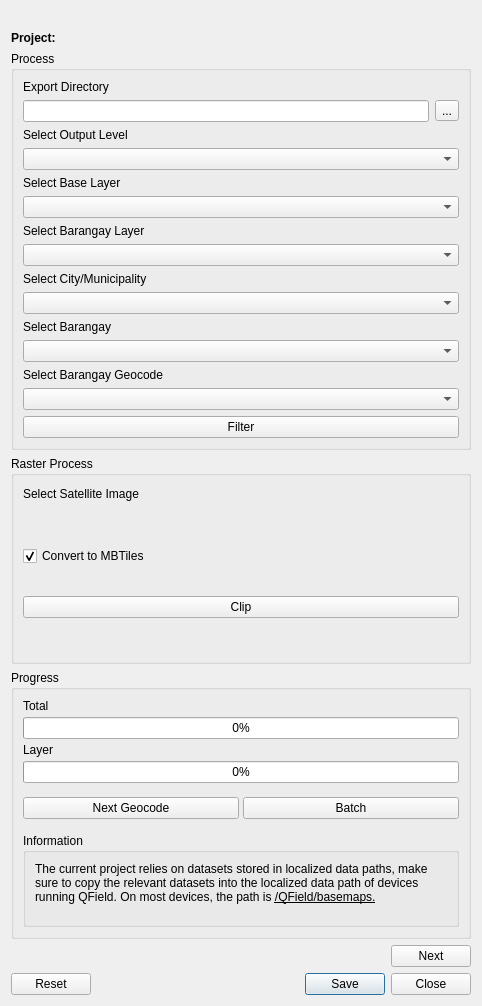
<?xml version="1.0" encoding="UTF-8"?>
<ui version="4.0">
 <class>QFieldPackageDialogBase</class>
 <widget class="QDialog" name="QFieldPackageDialogBase">
  <property name="geometry">
   <rect>
    <x>0</x>
    <y>0</y>
    <width>482</width>
    <height>989</height>
   </rect>
  </property>
  <property name="windowTitle">
   <string>Package for QField</string>
  </property>
  <property name="sizeGripEnabled">
   <bool>false</bool>
  </property>
  <property name="modal">
   <bool>false</bool>
  </property>
  <layout class="QVBoxLayout" name="verticalLayout_3">
   <item>
    <widget class="QLabel" name="photo">
     <property name="text">
      <string/>
     </property>
     <property name="pixmap">
      <pixmap>../resources/qfield.png</pixmap>
     </property>
     <property name="alignment">
      <set>Qt::AlignCenter</set>
     </property>
    </widget>
   </item>
   <item>
    <layout class="QHBoxLayout" name="horizontalLayout_2">
     <property name="topMargin">
      <number>0</number>
     </property>
     <item>
      <widget class="QLabel" name="label_2">
       <property name="text">
        <string>&lt;html&gt;&lt;head/&gt;&lt;body&gt;&lt;p&gt;&lt;span style=&quot; font-weight:600;&quot;&gt;Project:&lt;/span&gt;&lt;/p&gt;&lt;/body&gt;&lt;/html&gt;</string>
       </property>
       <property name="textFormat">
        <enum>Qt::RichText</enum>
       </property>
      </widget>
     </item>
     <item>
      <widget class="QLabel" name="project_lbl">
       <property name="sizePolicy">
        <sizepolicy hsizetype="MinimumExpanding" vsizetype="Preferred">
         <horstretch>0</horstretch>
         <verstretch>0</verstretch>
        </sizepolicy>
       </property>
       <property name="text">
        <string/>
       </property>
      </widget>
     </item>
    </layout>
   </item>
   <item>
    <widget class="QStackedWidget" name="stackedWidget">
     <property name="currentIndex">
      <number>1</number>
     </property>
     <widget class="QWidget" name="projectCompatibilityPage">
      <layout class="QVBoxLayout" name="verticalLayout_2">
       <property name="leftMargin">
        <number>0</number>
       </property>
       <property name="topMargin">
        <number>0</number>
       </property>
       <property name="rightMargin">
        <number>0</number>
       </property>
       <property name="bottomMargin">
        <number>0</number>
       </property>
       <item>
        <widget class="QLabel" name="feedbackLabel">
         <property name="text">
          <string>The project check provides automatic feedback for some common mistakes when using QField, QFieldSync and QFieldCloud. Lines starting with ERROR show problems in your project configuration that must be fixed before proceeding. Lines starting with WARNING are suggestions what you can improve.</string>
         </property>
         <property name="wordWrap">
          <bool>true</bool>
         </property>
        </widget>
       </item>
       <item>
        <layout class="QVBoxLayout" name="feedbackTableWrapperLayout"/>
       </item>
       <item>
        <spacer name="verticalSpacer">
         <property name="orientation">
          <enum>Qt::Vertical</enum>
         </property>
         <property name="sizeType">
          <enum>QSizePolicy::Preferred</enum>
         </property>
         <property name="sizeHint" stdset="0">
          <size>
           <width>20</width>
           <height>40</height>
          </size>
         </property>
        </spacer>
       </item>
      </layout>
     </widget>
     <widget class="QWidget" name="packagePage">
      <layout class="QVBoxLayout" name="verticalLayout">
       <property name="leftMargin">
        <number>0</number>
       </property>
       <property name="topMargin">
        <number>0</number>
       </property>
       <property name="rightMargin">
        <number>0</number>
       </property>
       <property name="bottomMargin">
        <number>0</number>
       </property>
       <item>
        <widget class="QGroupBox" name="groupBox">
         <property name="title">
          <string>Process</string>
         </property>
         <layout class="QGridLayout" name="gridLayout">
          <item row="2" column="0">
           <widget class="QLabel" name="label_8">
            <property name="text">
             <string>Select Output Level</string>
            </property>
           </widget>
          </item>
          <item row="14" column="0">
           <widget class="QLabel" name="label_9">
            <property name="text">
             <string>Select Barangay</string>
            </property>
           </widget>
          </item>
          <item row="5" column="0" colspan="2">
           <widget class="QComboBox" name="group_dropdown"/>
          </item>
          <item row="15" column="0" colspan="2">
           <widget class="QComboBox" name="bgy_dropdown"/>
          </item>
          <item row="19" column="0" colspan="2">
           <widget class="QComboBox" name="geocode_dropdown"/>
          </item>
          <item row="1" column="0">
           <widget class="QLineEdit" name="manualDir"/>
          </item>
          <item row="4" column="0">
           <widget class="QLabel" name="label">
            <property name="text">
             <string>Select Base Layer</string>
            </property>
           </widget>
          </item>
          <item row="18" column="0">
           <widget class="QLabel" name="label_5">
            <property name="text">
             <string>Select Barangay Geocode</string>
            </property>
           </widget>
          </item>
          <item row="3" column="0" colspan="2">
           <widget class="QComboBox" name="output_dropdown"/>
          </item>
          <item row="0" column="0">
           <widget class="QLabel" name="label_4">
            <property name="text">
             <string>Export Directory</string>
            </property>
           </widget>
          </item>
          <item row="1" column="1">
           <widget class="QToolButton" name="manualDir_btn">
            <property name="text">
             <string>...</string>
            </property>
           </widget>
          </item>
          <item row="9" column="0">
           <widget class="QLabel" name="label_7">
            <property name="text">
             <string>Select City/Municipality</string>
            </property>
           </widget>
          </item>
          <item row="25" column="0" colspan="2">
           <widget class="QPushButton" name="run_button">
            <property name="text">
             <string>Filter</string>
            </property>
           </widget>
          </item>
          <item row="6" column="0">
           <widget class="QLabel" name="label_3">
            <property name="text">
             <string>Select Barangay Layer</string>
            </property>
           </widget>
          </item>
          <item row="10" column="0" colspan="2">
           <widget class="QComboBox" name="citymun_dropdown"/>
          </item>
          <item row="7" column="0" colspan="2">
           <widget class="QComboBox" name="layer_dropdown"/>
          </item>
         </layout>
        </widget>
       </item>
       <item>
        <widget class="QGroupBox" name="gridGroupBox">
         <property name="title">
          <string>Raster Process</string>
         </property>
         <property name="flat">
          <bool>false</bool>
         </property>
         <layout class="QGridLayout" name="gridLayout_2" rowminimumheight="0,0,0,0,0,0,0">
          <property name="sizeConstraint">
           <enum>QLayout::SetDefaultConstraint</enum>
          </property>
          <property name="leftMargin">
           <number>9</number>
          </property>
          <property name="topMargin">
           <number>0</number>
          </property>
          <property name="rightMargin">
           <number>9</number>
          </property>
          <property name="bottomMargin">
           <number>3</number>
          </property>
          <property name="horizontalSpacing">
           <number>3</number>
          </property>
          <property name="verticalSpacing">
           <number>0</number>
          </property>
          <item row="6" column="0">
           <widget class="QPushButton" name="run_clip">
            <property name="text">
             <string>Clip</string>
            </property>
           </widget>
          </item>
          <item row="2" column="0">
           <widget class="QLabel" name="label_6">
            <property name="text">
             <string>Select Satellite Image</string>
            </property>
           </widget>
          </item>
          <item row="7" column="0">
           <spacer name="horizontalSpacer_2">
            <property name="orientation">
             <enum>Qt::Horizontal</enum>
            </property>
            <property name="sizeHint" stdset="0">
             <size>
              <width>40</width>
              <height>40</height>
             </size>
            </property>
           </spacer>
          </item>
          <item row="3" column="0">
           <widget class="QgsFileWidget" name="select_rasterlayer">
            <property name="maximumSize">
             <size>
              <width>16777215</width>
              <height>16777215</height>
             </size>
            </property>
           </widget>
          </item>
          <item row="4" column="0">
           <widget class="QCheckBox" name="convert_mbtiles_checkbox">
            <property name="text">
             <string>Convert to MBTiles</string>
            </property>
            <property name="checked">
             <bool>true</bool>
            </property>
           </widget>
          </item>
          <item row="5" column="0">
           <spacer name="horizontalSpacer_3">
            <property name="orientation">
             <enum>Qt::Horizontal</enum>
            </property>
            <property name="sizeHint" stdset="0">
             <size>
              <width>40</width>
              <height>30</height>
             </size>
            </property>
           </spacer>
          </item>
         </layout>
        </widget>
       </item>
       <item>
        <widget class="QGroupBox" name="progress_group">
         <property name="title">
          <string>Progress</string>
         </property>
         <layout class="QVBoxLayout" name="verticalLayout_6">
          <property name="spacing">
           <number>4</number>
          </property>
          <item>
           <widget class="QLabel" name="label_11">
            <property name="text">
             <string>Total</string>
            </property>
           </widget>
          </item>
          <item>
           <widget class="QProgressBar" name="totalProgressBar">
            <property name="value">
             <number>0</number>
            </property>
           </widget>
          </item>
          <item>
           <widget class="QLabel" name="statusLabel">
            <property name="text">
             <string>Layer</string>
            </property>
           </widget>
          </item>
          <item>
           <widget class="QProgressBar" name="layerProgressBar">
            <property name="value">
             <number>0</number>
            </property>
           </widget>
          </item>
          <item>
           <layout class="QHBoxLayout" name="horizontalLayout_3" stretch="0,0">
            <property name="topMargin">
             <number>10</number>
            </property>
            <property name="rightMargin">
             <number>0</number>
            </property>
            <property name="bottomMargin">
             <number>10</number>
            </property>
            <item>
             <widget class="QPushButton" name="next_geocode">
              <property name="text">
               <string>Next Geocode</string>
              </property>
             </widget>
            </item>
            <item>
             <widget class="QPushButton" name="run_batch">
              <property name="text">
               <string>Batch</string>
              </property>
             </widget>
            </item>
           </layout>
          </item>
          <item>
           <widget class="QGroupBox" name="infoGroupBox">
            <property name="title">
             <string>Information</string>
            </property>
            <layout class="QGridLayout" name="gridLayout_8">
             <property name="bottomMargin">
              <number>0</number>
             </property>
             <item row="0" column="0">
              <widget class="QLabel" name="infoLocalizedPresentLabel">
               <property name="sizePolicy">
                <sizepolicy hsizetype="Preferred" vsizetype="Minimum">
                 <horstretch>0</horstretch>
                 <verstretch>0</verstretch>
                </sizepolicy>
               </property>
               <property name="text">
                <string>The current project relies on datasets stored in localized data paths, make sure to copy the relevant datasets into the localized data path of devices running QField. On most devices, the path is &lt;u&gt;/QField/basemaps.&lt;/u&gt;</string>
               </property>
               <property name="wordWrap">
                <bool>true</bool>
               </property>
              </widget>
             </item>
             <item row="1" column="0">
              <widget class="QLabel" name="infoLocalizedLayersLabel">
               <property name="sizePolicy">
                <sizepolicy hsizetype="Preferred" vsizetype="Minimum">
                 <horstretch>0</horstretch>
                 <verstretch>0</verstretch>
                </sizepolicy>
               </property>
               <property name="text">
                <string/>
               </property>
               <property name="wordWrap">
                <bool>true</bool>
               </property>
              </widget>
             </item>
            </layout>
           </widget>
          </item>
         </layout>
        </widget>
       </item>
      </layout>
     </widget>
    </widget>
   </item>
   <item>
    <layout class="QHBoxLayout" name="horizontalLayout">
     <property name="topMargin">
      <number>0</number>
     </property>
     <item>
      <spacer name="horizontalSpacer">
       <property name="orientation">
        <enum>Qt::Horizontal</enum>
       </property>
       <property name="sizeHint" stdset="0">
        <size>
         <width>40</width>
         <height>20</height>
        </size>
       </property>
      </spacer>
     </item>
     <item>
      <widget class="QPushButton" name="nextButton">
       <property name="text">
        <string>Next</string>
       </property>
      </widget>
     </item>
    </layout>
   </item>
   <item>
    <widget class="QDialogButtonBox" name="button_box">
     <property name="orientation">
      <enum>Qt::Horizontal</enum>
     </property>
     <property name="standardButtons">
      <set>QDialogButtonBox::Close|QDialogButtonBox::Reset|QDialogButtonBox::Save</set>
     </property>
    </widget>
   </item>
  </layout>
 </widget>
 <customwidgets>
  <customwidget>
   <class>QgsFileWidget</class>
   <extends>QWidget</extends>
   <header>qgsfilewidget.h</header>
  </customwidget>
 </customwidgets>
 <resources/>
 <connections>
  <connection>
   <sender>button_box</sender>
   <signal>rejected()</signal>
   <receiver>QFieldPackageDialogBase</receiver>
   <slot>reject()</slot>
   <hints>
    <hint type="sourcelabel">
     <x>20</x>
     <y>20</y>
    </hint>
    <hint type="destinationlabel">
     <x>20</x>
     <y>20</y>
    </hint>
   </hints>
  </connection>
 </connections>
</ui>
